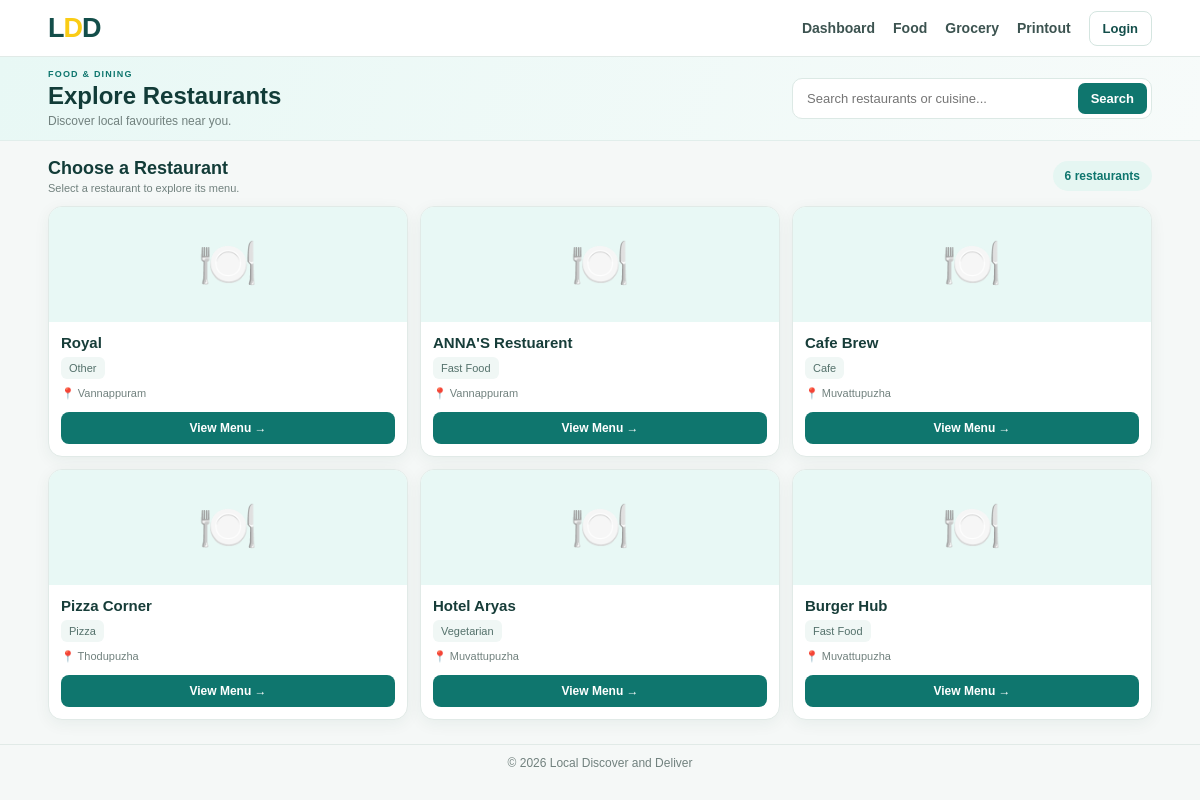
The page /restaurants.php on the database its author committed.
### tables this page shows
CREATE TABLE `restaurants` (
  `id` int(11) NOT NULL,
  `vendor_id` int(11) DEFAULT NULL,
  `restaurant_name` varchar(100) DEFAULT NULL,
  `location` varchar(100) DEFAULT NULL,
  `category` varchar(50) DEFAULT NULL,
  `image` varchar(255) DEFAULT NULL,
  `latitude` decimal(10,8) DEFAULT NULL,
  `longitude` decimal(11,8) DEFAULT NULL,
  `phone` varchar(20) DEFAULT NULL,
  `description` text DEFAULT NULL
);

### restaurants.php (the view, shortened to what this page needs)
<?php
require_once __DIR__ . '/backend/db.php';
$conn->set_charset('utf8mb4');
function h($value): string {
    return htmlspecialchars((string)($value ?? ''), ENT_QUOTES, 'UTF-8');
}
$sql = "SELECT * FROM restaurants ORDER BY id DESC";
$result = mysqli_query($conn, $sql);
$restaurants = [];
while ($row = mysqli_fetch_assoc($result)) {
    $restaurants[] = $row;
}
$current_user_name = $_SESSION['name'] ?? 'My Profile';
$current_user_image = 'assets/default-profile.png';
?>
<!DOCTYPE html>
<html lang="en">
<head>
</head>
<body>
<header class="site-header">
    <div class="container header-inner">
        <a class="logo" href="index.html">L<span>D</span>D</a>
        <div class="page-nav">
            <nav class="nav" aria-label="Customer navigation">
                <a href="dashboard.php">Dashboard</a>
                <a href="restaurants.php">Food</a>
                <a href="grocery.php">Grocery</a>
                <a href="print_order.html">Printout</a>
            </nav>
            <div class="account-area">
                <?php if (isset($_SESSION['user_id'])): ?>
                    <a class="profile-link" href="profile.php">
                        <img
                            class="profile-avatar"
                            src="<?= h($current_user_image) ?>"
                            alt="Profile"
                            onerror="this.onerror=null;this.src='assets/default-profile.png';"
                        >
                        <span class="profile-name"><?= h($current_user_name) ?></span>
                    </a>
                    <a class="logout-btn" href="backend/logout.php">Logout</a>
                <?php else: ?>
                    <a class="login-btn" href="login_registration.html">Login</a>
                <?php endif; ?>
            </div>
        </div>
    </div>
</header>
<section class="search-section">
    <div class="container search-inner">
        <div class="search-title">
            <span class="eyebrow">FOOD &amp; DINING</span>
            <h1>Explore Restaurants</h1>
            <p>Discover local favourites near you.</p>
        </div>
        <form class="search-form" id="searchForm">
            <input
                type="search"
                id="restaurantSearch"
                placeholder="Search restaurants or cuisine..."
                aria-label="Search restaurants"
            >
            <button type="submit">Search</button>
        </form>
    </div>
</section>
<main class="container section">
    <div class="section-heading">
        <div>
            <h2>Choose a Restaurant</h2>
            <p>Select a restaurant to explore its menu.</p>
        </div>
        <span class="restaurant-count" id="restaurantCount">
            <?= count($restaurants) ?> restaurants
        </span>
    </div>
    <div class="restaurant-grid" id="restaurantList">
        <?php foreach ($restaurants as $restaurant): ?>
            <?php
                $restaurant_id = (int)($restaurant['id'] ?? 0);
                $restaurant_name = $restaurant['restaurant_name'] ?? 'Restaurant';
                $location = $restaurant['location'] ?? 'Location not provided';
                $category = $restaurant['category'] ?? 'Restaurant';
                $description = $restaurant['description'] ?? '';
                $image = trim((string)($restaurant['image'] ?? ''));
                $image_path = '';
                if ($image !== '') {
                    $image_path = $image;
                }
            ?>
            <article
                class="restaurant-card"
                data-search="<?= h($restaurant_name . ' ' . $location . ' ' . $category . ' ' . $description) ?>"
            >
                <div class="restaurant-image">
                    <?php if ($image_path !== ''): ?>
                        <span class="restaurant-placeholder" style="display:none;">🍽️</span>
                    <?php else: ?>
                        <span class="restaurant-placeholder">🍽️</span>
                    <?php endif; ?>
                </div>
                <div class="restaurant-details">
                    <h3><?= h($restaurant_name) ?></h3>
                    <div class="restaurant-meta">
                        <span class="meta-tag"><?= h($category) ?></span>
                    </div>
                    <p class="restaurant-location">
                        📍 <?= h($location) ?>
                    </p>
                    <a
                        class="order-btn"
                        href="food.php?restaurant_id=<?= $restaurant_id ?>"
                    >
                        View Menu →
                    </a>
                </div>
            </article>
        <?php endforeach; ?>
    </div>
</main>
<footer>
    © <?= date('Y') ?> Local Discover and Deliver
</footer>
</body>
</html>

### rows shown on the page
restaurants: restaurant_name "Royal", category "Other", location "Vannappuram"
restaurants: restaurant_name "ANNA'S Restuarent", category "Fast Food", location "Vannappuram"
restaurants: restaurant_name "Cafe Brew", category "Cafe", location "Muvattupuzha"
restaurants: restaurant_name "Pizza Corner", category "Pizza", location "Thodupuzha"
restaurants: restaurant_name "Hotel Aryas", category "Vegetarian", location "Muvattupuzha"
restaurants: restaurant_name "Burger Hub", category "Fast Food", location "Muvattupuzha"

### other values the page prints
count($restaurants) "6"
